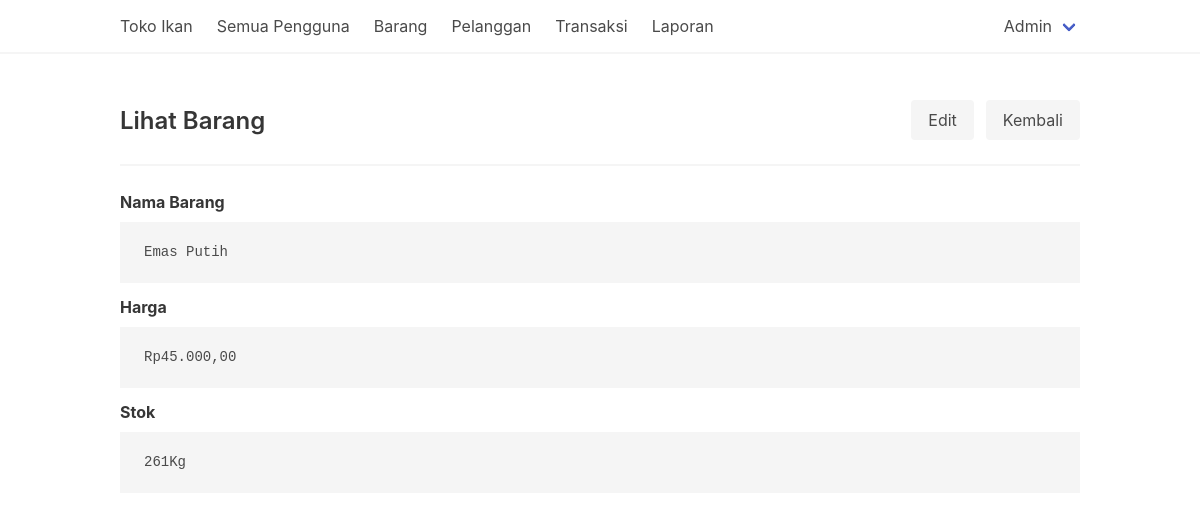
The app's page /barang-show.php?id=4 (signed in) with its own data.
### tables this page shows
CREATE TABLE `barang` (
  `id_barang_055` int(11) NOT NULL,
  `nama_barang_055` varchar(30) NOT NULL,
  `harga_barang_055` decimal(16,2) NOT NULL,
  `stok_barang_055` int(11) NOT NULL
);

### config/function.php (called while the page is built, shortened)
<?php
function money($number)
{
    return 'Rp' . number_format($number, 2, ',', '.');
}
function kilo($amount)
{
    return "{$amount}Kg";
}

### barang-show.php (the view, shortened to what this page needs)
<?php
require_once "template/theHeader.php";
?>
<div class="level">
    <div class="level-left">
        <div class="level-item">
            <h1 class="title is-4">Lihat Barang</h1>
        </div>
    </div>
    <div class="level-right">
        <div class="level-item">
            <a href="barang-edit.php?id=<?= $_GET['id'] ?>" class="button is-light">Edit</a>
        </div>
        <div class="level-item">
            <a href="barang.php" class="button is-light">Kembali</a>
        </div>
    </div>
</div>
<hr>
<?php
if (isset($_GET['id'])) {
    $query = $conn->query(sprintf("SELECT * FROM barang WHERE id_barang_055 = %s", $_GET['id']));
    $item = $query->fetch_object();
} else {
    return header('Location:barang.php');
}
?>
<div class="field">
    <label class="label">Nama Barang</label>
    <pre><?= $item->nama_barang_055; ?></pre>
</div>
<div class="field">
    <label class="label">Harga</label>
    <pre><?= money($item->harga_barang_055); ?></pre>
</div>
<div class="field">
    <label class="label">Stok</label>
    <pre><?= kilo($item->stok_barang_055); ?></pre>
</div>
<?php
require_once "template/theFooter.php"
?>

### records on screen
barang: nama_barang_055 "Emas Putih", harga_barang_055 "Rp45.000,00", stok_barang_055 "261Kg"

### other values on screen
$_SESSION['name'] "Admin"
